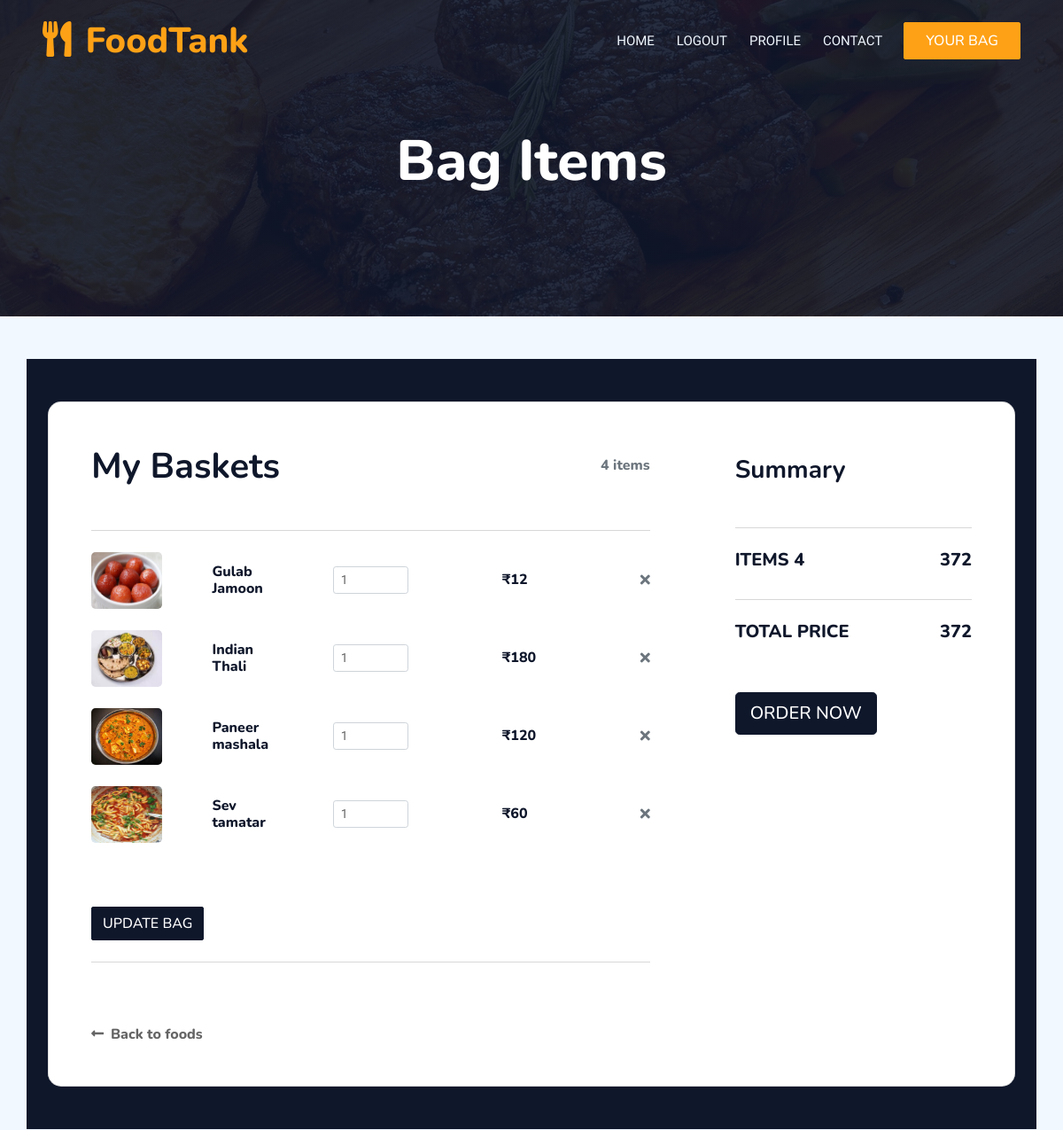
The app's page /bag/view_bag/ (signed in, upper part), older data.
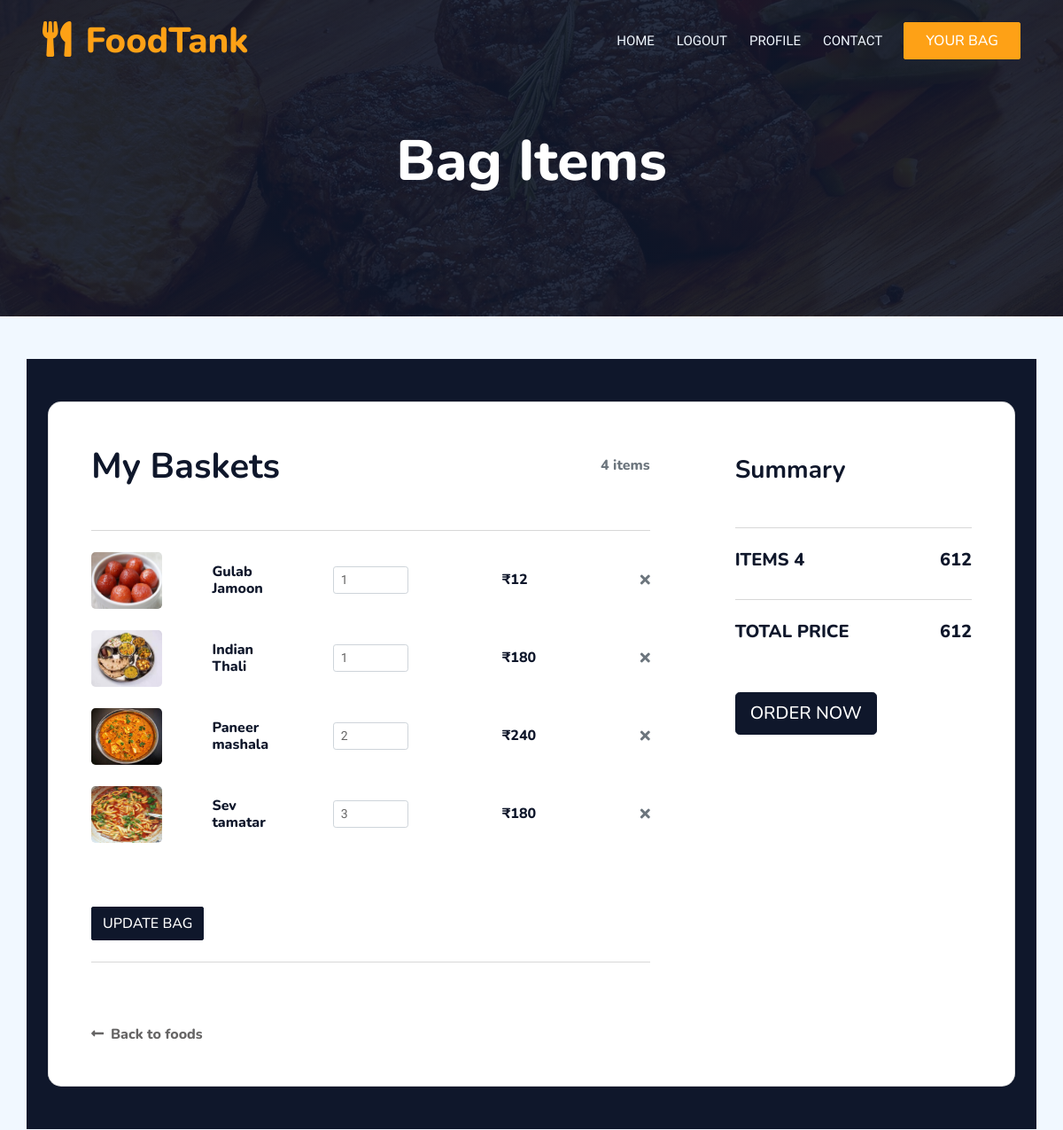
The same page, newer data.
### bag/models.py (models this page shows, shortened)
class BagItem(models.Model):
    bag = models.ForeignKey(Bag, on_delete=models.CASCADE)
    item = models.ForeignKey(Menu, on_delete=models.CASCADE)
    quantity = models.PositiveIntegerField(default=1, blank=True)

### menu/models.py (models this page shows, shortened)
class Menu(models.Model):
    restaurant = models.ForeignKey(Restaurant, on_delete=models.CASCADE)  # ForeignKey to Restaurant
    name = models.CharField(max_length=255)
    description = models.TextField()
    type = models.CharField(max_length=255)
    price = models.DecimalField(max_digits=10, decimal_places=2)
    available = models.BooleanField(blank=True, default=True)
    img1 = models.ImageField(upload_to='menu_images/', null=True, blank=True)

### bag/views.py (the view)
# urls.py: path("view_bag/", views.view_bag, name="view_bag"),
def view_bag(request):
    if not request.user.is_authenticated or not request.user.user_type=="Customer":
        return redirect("/login/")
    user_bag = Bag.objects.get(user=request.user)
    bag_items = BagItem.objects.filter(bag=user_bag)
    sum = 0
    count = 0
    if request.method == "POST":
        for data in bag_items:
            data.quantity = request.POST.get(f"{data.id}")
            data.save()
    for i in bag_items:
        qunt = int(i.quantity)
        price = int(i.item.price)
        sum += qunt * price
        count += 1
    context = {
        'bag' : user_bag,
        'bag_items' : bag_items,
        'total' : sum,
        'count' : count
    }
    return render(request, "bag/basket.html", context)

### templates/bag/basket.html
{% extends 'base.html' %}
{% block content %}
{% load static %}
<div class="container-xxl position-relative p-0">
    {% include 'navbar.html' %}
    <div class="container-xxl py-5 bg-dark hero-header mb-5">
        <div class="container text-center my-5 pt-5 pb-4">
            <h1 class="display-3 text-white mb-3 animated slideInDown">Bag Items</h1>
        </div>
    </div>
</div>
<section class="container h-100 h-custom" style="background-color: #0F172B;">
    <div class="container py-5 h-100">
        <div class="row d-flex justify-content-center align-items-center h-100">
            <div class="col-12">
                <div class="card card-registration card-registration-2" style="border-radius: 15px;">
                    <div class="card-body p-0">
                        <div class="row g-0">
                            <div class="col-lg-8">
                                <div class="p-5">
                                    <div class="d-flex justify-content-between align-items-center mb-5">
                                        <h1 class="fw-bold mb-0 text-black">My Baskets</h1>
                                        <h6 class="mb-0 text-muted">{{count}} items</h6>
                                    </div>
                                    <hr class="my-4">
                                    <form action="/bag/view_bag/" method="POST">{% csrf_token %}
                                        {% for item in bag_items %}
                                            <div class="row mb-4 d-flex justify-content-between align-items-center">
                                                <div class="col-md-2 col-lg-2 col-xl-2">
                                                    <img src="{{item.item.img1.url}}" class="img-fluid rounded-3" alt="food"
                                                        style="width: 5rem; height: 4rem;">
                                                </div>
                                                <div class="col-md-3 col-lg-3 col-xl-2">
                                                    <h6 class="text-black mb-0">{{item.item.name}}</h6>
                                                </div>
                                                <div class="col-md-3 col-lg-3 col-xl-2 d-flex">
                                                    <input id="form1" min="1" name="{{item.id}}" value="{{item.quantity}}"
                                                        type="number" class="form-control form-control-sm" />
                                                </div>
                                                <div class="col-md-3 col-lg-2 col-xl-2 offset-lg-1">
                                                    <h6 class="mb-0">₹{% widthratio item.item.price 1 item.quantity %}</h6>
                                                </div>
                                                <div class="col-md-1 col-lg-1 col-xl-1 text-end">
                                                    <a href="/bag/deleteItem/{{item.id}}" class="text-muted"><i
                                                            class="fas fa-times"></i></a>
                                                </div>
                                            </div>
                                        {% endfor %}
                                        <div class="pt-5">
                                        <button type="submit" class="btn btn-dark">Update bag</button>
                                    </div>
                                    </form>
                                    <hr class="my-4">
                                    <div class="pt-5">
                                        <h6 class="mb-0"><a href="/" class="text-body"><i
                                                    class="fas fa-long-arrow-alt-left me-2"></i>Back to foods</a></h6>
                                    </div>
                                </div>
                            </div>
                            <div class="col-lg-4 bg-grey">
                                <div class="p-5">
                                    <h3 class="fw-bold mb-5 mt-2 pt-1">Summary</h3>
                                    <hr class="my-4">
                                    <div class="d-flex justify-content-between mb-4">
                                        <h5 class="text-uppercase">items {{count}}</h5>
                                        <h5>{{total}}</h5>
                                    </div>
                                    <hr class="my-4">
                                    <div class="d-flex justify-content-between mb-5">
                                        <h5 class="text-uppercase">Total price</h5>
                                        <h5>{{total}}</h5>
                                    </div>
                                    <button type="button" class="btn btn-dark btn-block btn-lg"
                                        data-mdb-ripple-color="dark">Order Now</button>
                                </div>
                            </div>
                        </div>
                    </div>
                </div>
            </div>
        </div>
    </div>
</section>
{% endblock content %}

### templates/base.html (shortened to what this page needs)
<!DOCTYPE html>
{% load static %}
<html lang="en">
<head>
    <link href="https://cdnjs.cloudflare.com/ajax/libs/font-awesome/5.10.0/css/all.min.css" rel="stylesheet">
    <link href="https://cdn.jsdelivr.net/npm/bootstrap-icons@1.4.1/font/bootstrap-icons.css" rel="stylesheet">
    <link href="{% static 'lib/animate/animate.min.css' %}" rel="stylesheet">
    <link href="{% static 'lib/owlcarousel/assets/owl.carousel.min.css' %}" rel="stylesheet">
    <link href="{% static 'lib/tempusdominus/css/tempusdominus-bootstrap-4.min.css' %}" rel="stylesheet" />
    <link href="{% static 'css/bootstrap.min.css' %}" rel="stylesheet">
    <link href="{% static 'css/style.css' %}" rel="stylesheet">
</head>
<body>
    {% block content %} {% endblock content %}
</body>
</html>

### templates/navbar.html (shortened to what this page needs)
<nav class="navbar navbar-expand-lg navbar-dark bg-dark px-4 px-lg-5 py-3 py-lg-0">
    <a href="" class="navbar-brand p-0">
        <h1 class="text-primary m-0"><i class="fa fa-utensils me-3"></i>FoodTank</h1>
    </a>
    <div class="collapse navbar-collapse" id="navbarCollapse">
        <div class="navbar-nav ms-auto py-0 pe-4">
            <a href="/" class="nav-item nav-link">Home</a>
            {% if not user.is_authenticated %}
                <a href="/signup/" class="nav-item nav-link">Signup</a>
                <a href="/login/" class="nav-item nav-link">Login</a>
            {% else %}
                <a href="/logout/" class="nav-item nav-link">Logout</a>
            {% endif %}
            <a href="/profile/" class="nav-item nav-link">Profile</a>
            <a href="/contact/" class="nav-item nav-link">Contact</a>
        </div>
        <a href="/bag/view_bag/" class="btn btn-primary py-2 px-4">Your Bag</a>
    </div>
</nav>

### static/css/style.css (style rules this page uses)
:root { --primary: #FEA116; --light: #F1F8FF; --dark: #0F172B; }
.btn { font-family: 'Nunito', sans-serif; font-weight: 500; text-transform: uppercase; transition: .5s; }
.btn.btn-primary, .btn.btn-secondary { color: #FFFFFF; }
.navbar-dark .navbar-nav .nav-link { position: relative; margin-left: 25px; padding: 35px 0; font-size: 15px; color: var(--light) !important; text-transform: uppercase; font-weight: 500; outline: none; transition: .5s; }
@media (min-width: 992px) { .navbar-dark { position: absolute; width: 100%; top: 0; left: 0; z-index: 999; background: transparent !important; } }
.hero-header { background: linear-gradient(rgba(15, 23, 43, .9), rgba(15, 23, 43, .9)), url(../img/bg-hero.jpg); background-position: center center; background-repeat: no-repeat; background-size: cover; }

Row changes from the older to the newer data that the page shows:
changed BagItem "Paneer mashala": quantity "1" → "2"; item+quantity "120" → "240"
changed BagItem "Sev tamatar": quantity "1" → "3"; item+quantity "60" → "180"
Text that changed along with them:
{{ total }}: "372" → "612"
